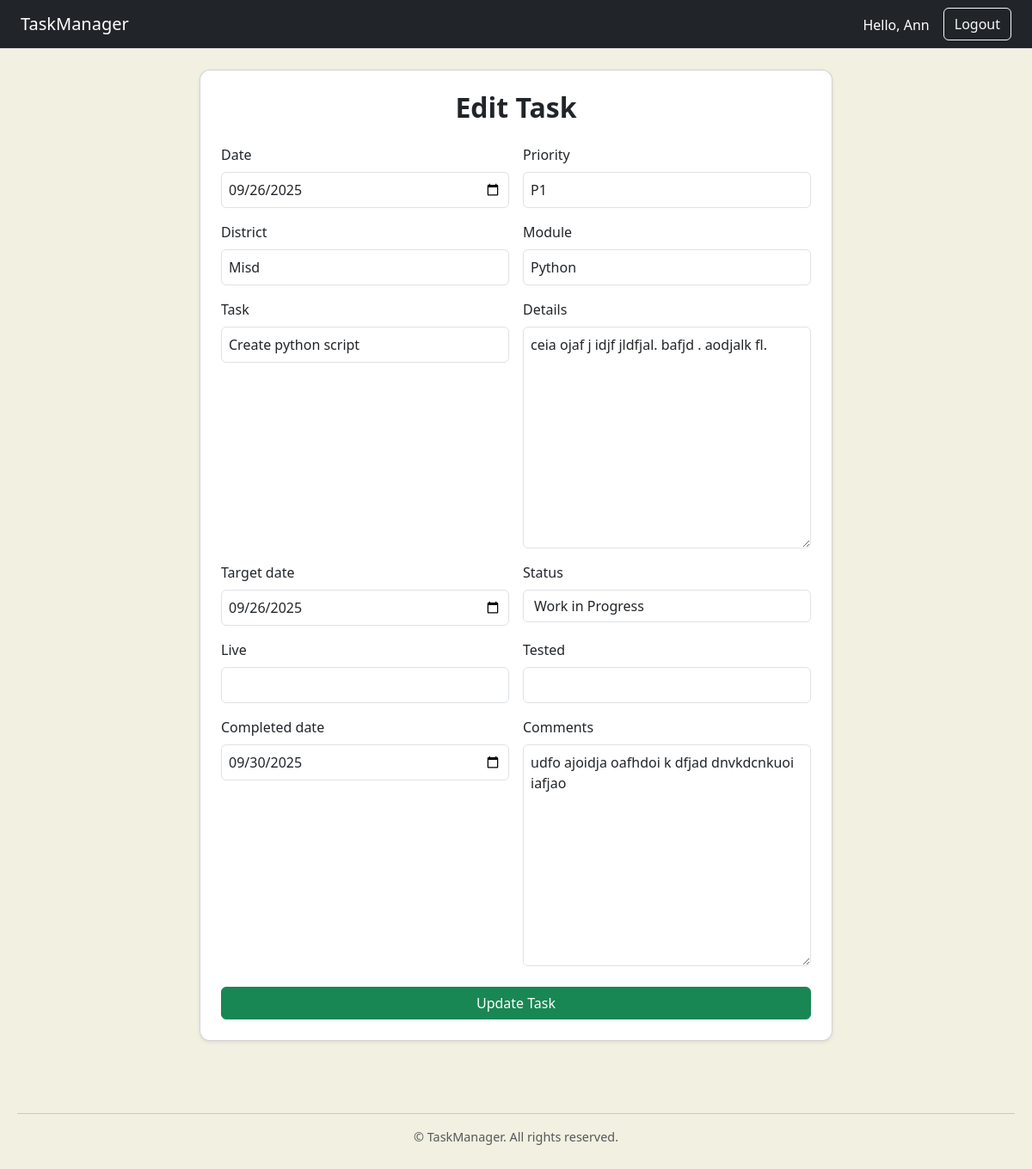
/task/4/edit/ (signed in), run on the app's committed database.
### tracker/models.py (models this page shows, shortened)
class User(AbstractBaseUser, PermissionsMixin):
    first_name = models.CharField(max_length=30)
    last_name = models.CharField(max_length=30)
    office_email = models.EmailField(unique=True)
    role = models.CharField(max_length=10, choices=ROLE_CHOICES)
    is_active = models.BooleanField(default=True)
    is_staff = models.BooleanField(default=False)
    objects = UserManager()
    USERNAME_FIELD = 'office_email'
    REQUIRED_FIELDS = ['first_name', 'last_name', 'role']

class Task(models.Model):
    user = models.ForeignKey(User, on_delete=models.CASCADE)
    date = models.DateField(default=timezone.now)
    priority = models.CharField(max_length=10)
    district = models.CharField(max_length=100)
    module = models.CharField(max_length=100)
    task = models.CharField(max_length=255)
    details = models.TextField()
    target_date = models.DateField()
    status = models.CharField(max_length=10, choices=STATUS_CHOICES)
    live = models.CharField(max_length=100, blank=True)
    tested = models.CharField(max_length=100, blank=True)
    completed_date = models.DateField(null=True, blank=True)
    comments = models.TextField(blank=True)

### tracker/views.py (the view)
# urls.py: path('task/<int:task_id>/edit/', views.edit_task, name='edit_task'),
@login_required
def edit_task(request, task_id):
    task = get_object_or_404(Task, id=task_id, user=request.user)
    if request.method == 'POST':
        form = TaskForm(request.POST, instance=task)
        if form.is_valid():
            form.save()
            messages.success(request, 'Task updated successfully.')
            return redirect('submit')
    else:
        form = TaskForm(instance=task)
    return render(request, 'tracker/edit_task.html', {'form': form})

### tracker/forms.py
class TaskForm(forms.ModelForm):
    class Meta:
        model = Task
        exclude = ['user']
        widgets = {
            'date': forms.DateInput(attrs={'type': 'date', 'class': 'form-control'}),
            'target_date': forms.DateInput(attrs={'type': 'date', 'class': 'form-control'}),
            'completed_date': forms.DateInput(attrs={'type': 'date', 'class': 'form-control'}),
        }
    def __init__(self, *args, **kwargs):
        super(TaskForm, self).__init__(*args, **kwargs)
        for field in self.fields:
            if not self.fields[field].widget.attrs.get('class'):
                self.fields[field].widget.attrs['class'] = 'form-control'

### tracker/templates/tracker/edit_task.html (shortened to what this page needs)
{% extends "tracker/base.html" %}
{% block content %}
<div class="row justify-content-center">
    <div class="col-md-8">
        <div class="card shadow-sm p-4">
            <h2 class="mb-4 text-center">Edit Task</h2>
            <form method="post">
                <div class="row g-3">
                    {% for field in form %}
                        <div class="col-md-6">
                            <label class="form-label">{{ field.label }}</label>
                            {{ field }}
                        </div>
                    {% endfor %}
                </div>
                <div class="d-grid mt-4">
                    <button type="submit" class="btn btn-success">Update Task</button>
                </div>
            </form>
        </div>
    </div>
</div>
{% endblock %}

### tracker/templates/tracker/base.html (shortened to what this page needs)
{% load static %}
<!DOCTYPE html>
<html lang="en">
<head>
    {% load static %}
    <link href="https://cdn.jsdelivr.net/npm/bootstrap@5.3.3/dist/css/bootstrap.min.css" rel="stylesheet">
    <link rel="stylesheet" href="{% static 'tracker/styles.css' %}">
</head>
<body>
    <nav class="navbar navbar-expand-lg navbar-dark bg-dark px-4">
        {% if user.is_authenticated %}
            {% if user.role == "manager" %}
                <a class="navbar-brand" href="{% url 'dashboard' %}">TaskManager</a>
            {% else %}
                <a class="navbar-brand" href="{% url 'submit' %}">TaskManager</a>
            {% endif %}
        {% else %}
            <a class="navbar-brand" href="{% url 'home' %}">TaskManager</a>
        {% endif %}
        <div class="collapse navbar-collapse justify-content-end" id="navbarNav">
            <ul class="navbar-nav">
                {% if user.is_authenticated %}
                    <li class="nav-item me-3 mt-2 text-white">
                        Hello, {{ user.first_name }}
                    </li>
                    <li class="nav-item">
                        <a class="btn btn-outline-light" href="{% url 'logout' %}">Logout</a>
                    </li>
                {% endif %}
            </ul>
        </div>
    </nav>
    <div class="container mt-4 mb-5">
        {% block content %}
        {% endblock %}
    </div>
    <footer class="text-center text-muted mb-3">
        <hr>
        <p>© {{ now|date:"Y" }} TaskManager. All rights reserved.</p>
    </footer>
</body>
</html>

### tracker/static/tracker/styles.css (style rules this page uses)
body { font-family: 'Segoe UI', sans-serif, 'Poppins'; background-color: #f1f0e1; color: #333; }
h1, h2, h3 { font-weight: 600; }
.card { border-radius: 10px; box-shadow: 0 2px 8px rgba(0,0,0,0.05); }
.navbar { border-bottom: 1px solid #ddd; }
input.form-control, textarea.form-control, select.form-select { border-radius: 6px; padding: 8px; }
footer { text-align: center; margin-top: 40px; padding: 20px; font-size: 0.9rem; color: #666; }
.card { border-radius: 12px; padding: 20px; }
label { font-weight: 500; }

### data on the page
User: first_name "Ann"
Task: form "09/26/2025" "P1" "Misd" "Python" "Create python script" "ceia ojaf j idjf jldfjal. bafjd . aodjalk fl." "09/26/2025" "Work in Progress" "09/30/2025" "udfo ajoidja oafhdoi k dfjad dnvkdcnkuoi iafjao"

### other printed values
{{ field.label }} "Date" "Priority" "District" "Module" "Task" "Details" "Target date" "Status" "Live" "Tested" "Completed date" "Comments"
